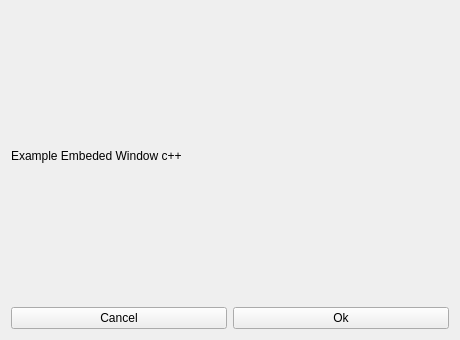
<?xml version="1.0" encoding="UTF-8"?>
<ui version="4.0">
 <class>EmbedExample</class>
 <widget class="QWidget" name="EmbedExample">
  <property name="geometry">
   <rect>
    <x>0</x>
    <y>0</y>
    <width>460</width>
    <height>340</height>
   </rect>
  </property>
  <property name="windowTitle">
   <string>Form</string>
  </property>
  <layout class="QVBoxLayout" name="verticalLayout">
   <item>
    <widget class="QLabel" name="label">
     <property name="text">
      <string>Example Embeded Window c++</string>
     </property>
    </widget>
   </item>
   <item>
    <layout class="QHBoxLayout" name="horizontalLayout">
     <item>
      <widget class="QPushButton" name="pushButton">
       <property name="text">
        <string>Cancel</string>
       </property>
      </widget>
     </item>
     <item>
      <widget class="QPushButton" name="pushButton_2">
       <property name="text">
        <string>Ok</string>
       </property>
      </widget>
     </item>
    </layout>
   </item>
  </layout>
 </widget>
 <resources/>
 <connections/>
</ui>
